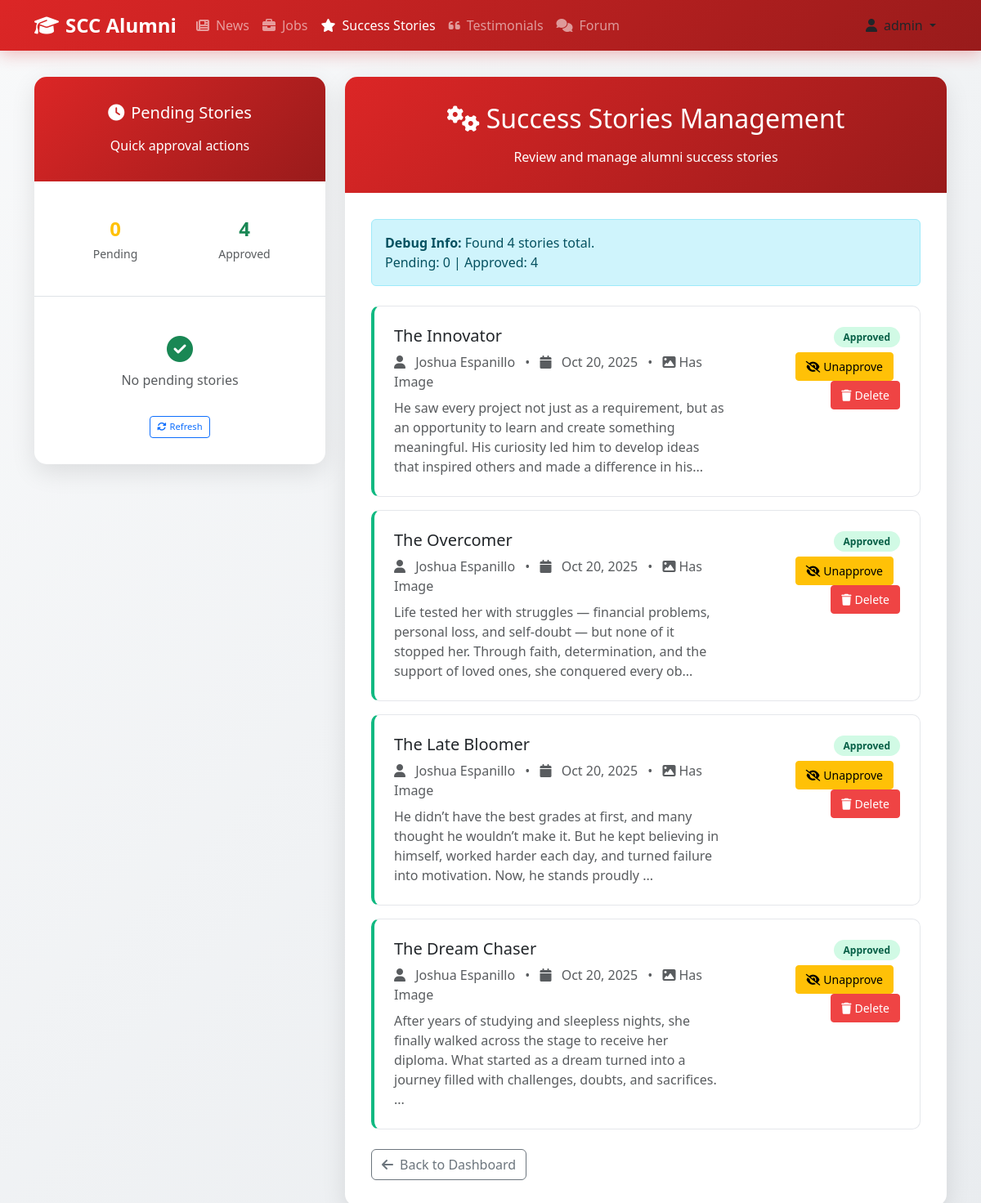
/success-stories/admin.php (signed in), run on the app's committed database.
### tables this page shows
CREATE TABLE `success_stories` (
  `id` int(30) NOT NULL,
  `user_id` int(30) NOT NULL,
  `title` varchar(255) NOT NULL,
  `content` text NOT NULL,
  `image` varchar(255) DEFAULT NULL,
  `created` datetime NOT NULL DEFAULT current_timestamp(),
  `status` tinyint(1) NOT NULL DEFAULT 0 COMMENT '0=pending,1=approved'
);

CREATE TABLE `alumnus_bio` (
  `id` int(30) NOT NULL,
  `firstname` varchar(200) NOT NULL,
  `middlename` varchar(200) DEFAULT '',
  `lastname` varchar(200) NOT NULL,
  `gender` varchar(10) NOT NULL,
  `batch` year(4) NOT NULL,
  `course_id` int(30) NOT NULL,
  `email` varchar(250) NOT NULL,
  `contact` varchar(20) NOT NULL DEFAULT '',
  `address` varchar(255) NOT NULL DEFAULT '',
  `occupation` varchar(255) DEFAULT NULL COMMENT 'Current occupation/job title',
  `connected_to` text DEFAULT NULL,
  `avatar` text DEFAULT NULL,
  `status` tinyint(1) NOT NULL DEFAULT 0 COMMENT '0= Unverified, 1= Verified',
  `date_created` datetime NOT NULL DEFAULT current_timestamp()
);

### inc/auth.php (called while the page is built, shortened)
<?php
function current_user(): ?array {
    return $_SESSION['user'] ?? null;
}

### success-stories/admin.php (the view, shortened to what this page needs)
<?php
require_once __DIR__ . '/../inc/auth.php';
$user = current_user();
$pdo = get_pdo();
try {
    $stmt = $pdo->prepare('
        SELECT ss.*, u.username, ab.firstname, ab.lastname
        FROM success_stories ss
        LEFT JOIN users u ON ss.user_id = u.id
        LEFT JOIN alumnus_bio ab ON u.alumnus_id = ab.id
        ORDER BY ss.created DESC
    ');
    $stmt->execute();
    $stories = $stmt->fetchAll();
} catch (Exception $e) {
    $stories = [];
}
?>
<!doctype html>
<html lang="en">
<head>
  <link href="https://cdn.jsdelivr.net/npm/bootstrap@5.3.0/dist/css/bootstrap.min.css" rel="stylesheet">
  <link rel="stylesheet" href="https://cdnjs.cloudflare.com/ajax/libs/font-awesome/6.4.0/css/all.min.css">
</head>
<body>
  <nav class="navbar navbar-expand-lg navbar-dark">
    <div class="container">
      <a class="navbar-brand" href="/scratch/dashboard.php">
        <i class="fas fa-graduation-cap me-2"></i>SCC Alumni
      </a>
      <div class="collapse navbar-collapse" id="navbarNav">
        <ul class="navbar-nav me-auto">
          <li class="nav-item">
            <a class="nav-link" href="/scratch/dashboard.php#news">
              <i class="fas fa-newspaper me-2"></i>News
            </a>
          </li>
          <li class="nav-item">
            <a class="nav-link" href="/scratch/dashboard.php#jobs">
              <i class="fas fa-briefcase me-2"></i>Jobs
            </a>
          </li>
          <li class="nav-item">
            <a class="nav-link active" href="/scratch/dashboard.php#success-stories">
              <i class="fas fa-star me-2"></i>Success Stories
            </a>
          </li>
          <li class="nav-item">
            <a class="nav-link" href="/scratch/dashboard.php#testimonials">
              <i class="fas fa-quote-left me-2"></i>Testimonials
            </a>
          </li>
          <li class="nav-item">
            <a class="nav-link" href="/scratch/forum/">
              <i class="fas fa-comments me-2"></i>Forum
            </a>
          </li>
        </ul>
        <div class="dropdown">
          <button class="btn profile-btn dropdown-toggle" type="button" data-bs-toggle="dropdown">
            <i class="fas fa-user me-2"></i><?= htmlspecialchars($user['username']) ?>
          </button>
        </div>
      </div>
    </div>
  </nav>
  <div class="container main-content">
    <div class="row">
      <div class="col-lg-4 mb-4">
        <div class="admin-card side-panel">
          <div class="admin-header">
            <h5 class="mb-3"><i class="fas fa-clock me-2"></i>Pending Stories</h5>
            <p class="mb-0">Quick approval actions</p>
          </div>
          <div class="admin-body border-bottom">
            <?php
            $pendingCount = count(array_filter($stories, function($story) { return !$story['status']; }));
            $approvedCount = count(array_filter($stories, function($story) { return $story['status']; }));
            ?>
            <div class="row text-center">
              <div class="col-6">
                <div class="p-2">
                  <div class="fw-bold text-warning" style="font-size: 1.5rem;"><?= $pendingCount ?></div>
                  <small class="text-muted">Pending</small>
                </div>
              </div>
              <div class="col-6">
                <div class="p-2">
                  <div class="fw-bold text-success" style="font-size: 1.5rem;"><?= $approvedCount ?></div>
                  <small class="text-muted">Approved</small>
                </div>
              </div>
            </div>
          </div>
          <div class="admin-body">
            <?php
            $pendingStories = array_filter($stories, function($story) {
                return !$story['status'];
            });
            ?>
            <?php if (empty($pendingStories)): ?>
              <div class="text-center py-3">
                <i class="fas fa-check-circle text-success" style="font-size: 2rem;"></i>
                <p class="text-muted mt-2 mb-0">No pending stories</p>
              </div>
            <?php endif; ?>
            <div class="text-center mt-3">
              <a href="admin.php" class="btn btn-outline-primary btn-sm">
                <i class="fas fa-sync-alt me-1"></i>Refresh
              </a>
            </div>
          </div>
        </div>
      </div>
      <div class="col-lg-8">
        <div class="admin-card">
          <div class="admin-header">
            <h2 class="mb-3"><i class="fas fa-cogs me-2"></i>Success Stories Management</h2>
            <p class="mb-0">Review and manage alumni success stories</p>
          </div>
          <div class="admin-body">
            <?php if (empty($stories)): ?>
              <div class="text-center py-5">
                <i class="fas fa-star text-muted" style="font-size: 4rem;"></i>
                <h4 class="text-muted mt-3">No Success Stories</h4>
                <p class="text-muted">No success stories have been submitted yet.</p>
              </div>
            <?php else: ?>
              <div class="alert alert-info mb-4">
                <strong>Debug Info:</strong> Found <?= count($stories) ?> stories total.
                <?php
                $pendingCount = 0;
                $approvedCount = 0;
                foreach ($stories as $story) {
                    if ($story['status']) {
                        $approvedCount++;
                    } else {
                        $pendingCount++;
                    }
                }
                ?>
                <br>Pending: <?= $pendingCount ?> | Approved: <?= $approvedCount ?>
              </div>
              <?php foreach ($stories as $story): ?>
                <div class="story-item <?= $story['status'] ? 'approved' : 'pending' ?>">
                  <div class="row">
                    <div class="col-md-8">
                      <h5 class="mb-2"><?= htmlspecialchars($story['title']) ?></h5>
                      <p class="text-muted mb-2">
                        <i class="fas fa-user me-2"></i>
                        <?= htmlspecialchars($story['firstname'] . ' ' . $story['lastname']) ?>
                        <span class="mx-2">•</span>
                        <i class="fas fa-calendar me-2"></i>
                        <?= date('M d, Y', strtotime($story['created'])) ?>
                        <?php if (!empty($story['image'])): ?>
                          <span class="mx-2">•</span>
                          <i class="fas fa-image me-1"></i>Has Image
                        <?php endif; ?>
                      </p>
                      <p class="mb-0 text-muted">
                        <?= htmlspecialchars(substr($story['content'], 0, 200)) ?><?= strlen($story['content']) > 200 ? '...' : '' ?>
                      </p>
                    </div>
                    <div class="col-md-4 text-end">
                      <div class="mb-2">
                        <span class="status-badge <?= $story['status'] ? 'status-approved' : 'status-pending' ?>">
                          <?= $story['status'] ? 'Approved' : 'Pending' ?>
                        </span>
                      </div>
                      <?php if (!$story['status']): ?>
                        <form method="POST" class="d-inline">
                          <input type="hidden" name="csrf_token" value="<?= csrf_token() ?>">
                          <input type="hidden" name="story_id" value="<?= $story['id'] ?>">
                          <input type="hidden" name="action" value="approve">
                          <button type="submit" class="btn btn-success btn-sm me-2"
                                  onclick="return confirm('Approve this success story? It will be visible on the dashboard.')">
                            <i class="fas fa-check me-1"></i>Approve
                          </button>
                        </form>
                        <form method="POST" class="d-inline">
                          <input type="hidden" name="csrf_token" value="<?= csrf_token() ?>">
                          <input type="hidden" name="story_id" value="<?= $story['id'] ?>">
                          <input type="hidden" name="action" value="reject">
                          <button type="submit" class="btn btn-danger btn-sm"
                                  onclick="return confirm('Reject and delete this success story? This action cannot be undone.')">
                            <i class="fas fa-times me-1"></i>Reject
                          </button>
                        </form>
                      <?php else: ?>
                        <form method="POST" class="d-inline">
                          <button type="submit" class="btn btn-warning btn-sm me-2"
                                  onclick="return confirm('Unapprove this success story? It will be hidden from the dashboard.')">
                            <i class="fas fa-eye-slash me-1"></i>Unapprove
                          </button>
                        </form>
                        <form method="POST" class="d-inline">
                          <button type="submit" class="btn btn-danger btn-sm"
                                  onclick="return confirm('Delete this success story permanently? This action cannot be undone.')">
                            <i class="fas fa-trash me-1"></i>Delete
                          </button>
                        </form>
                      <?php endif; ?>
                    </div>
                  </div>
                </div>
              <?php endforeach; ?>
            <?php endif; ?>
            <div class="mt-4">
              <a href="/scratch/dashboard.php#success-stories" class="btn btn-outline-secondary">
                <i class="fas fa-arrow-left me-2"></i>Back to Dashboard
              </a>
            </div>
          </div>
        </div>
      </div>
    </div>
  </div>
</body>
</html>

### success-stories/admin.php (style rules this page uses)
body { background: linear-gradient(135deg, #f8f9fa 0%, #e9ecef 100%); min-height: 100vh; }
.navbar { background: linear-gradient(135deg, #dc2626 0%, #991b1b 100%) !important; box-shadow: 0 4px 20px rgba(220, 38, 38, 0.3); }
.navbar-brand { font-weight: 700; font-size: 1.5rem; }
.main-content { padding-top: 2rem; padding-bottom: 2rem; }
.admin-card { background: white; border-radius: 15px; box-shadow: 0 10px 30px rgba(0,0,0,0.1); overflow: hidden; }
.admin-header { background: linear-gradient(135deg, #dc2626 0%, #991b1b 100%); color: white; padding: 2rem; text-align: center; }
.admin-body { padding: 2rem; }
.story-item { border: 1px solid #e5e7eb; border-radius: 10px; padding: 1.5rem; margin-bottom: 1rem; transition: all 0.3s ease; }
.story-item.approved { border-left: 4px solid #10b981; }
.status-badge { font-size: 0.75rem; padding: 0.25rem 0.75rem; border-radius: 20px; font-weight: 600; }
.status-approved { background: #d1fae5; color: #065f46; }
.btn-sm { padding: 0.375rem 0.75rem; font-size: 0.875rem; }
.btn-danger { background: #ef4444; border-color: #ef4444; }
.side-panel .btn-sm { font-size: 0.7rem; padding: 0.25rem 0.5rem; }

### data on the page
success_stories: title "The Innovator", alumnus_bio.firstname+lastname "Joshua Espanillo", created "Oct 20, 2025", shows "Has Image", content "He saw every project not just as a requirement, but as an opportunity to learn and create something meaningful. His curiosity led him to develop ideas that inspired others and made a difference in his", status "Approved"
success_stories: title "The Overcomer", alumnus_bio.firstname+lastname "Joshua Espanillo", created "Oct 20, 2025", shows "Has Image", content "Life tested her with struggles — financial problems, personal loss, and self-doubt — but none of it stopped her. Through faith, determination, and the support of loved ones, she conquered every ob", status "Approved"
success_stories: title "The Late Bloomer", alumnus_bio.firstname+lastname "Joshua Espanillo", created "Oct 20, 2025", shows "Has Image", content "He didn’t have the best grades at first, and many thought he wouldn’t make it. But he kept believing in himself, worked harder each day, and turned failure into motivation. Now, he stands proudly", status "Approved"
success_stories: title "The Dream Chaser", alumnus_bio.firstname+lastname "Joshua Espanillo", created "Oct 20, 2025", shows "Has Image", content "After years of studying and sleepless nights, she finally walked across the stage to receive her diploma. What started as a dream turned into a journey filled with challenges, doubts, and sacrifices.", status "Approved"

### other printed values
$user['username'] "admin"
$pendingCount "0"
$approvedCount "4"
count($stories) "4"
